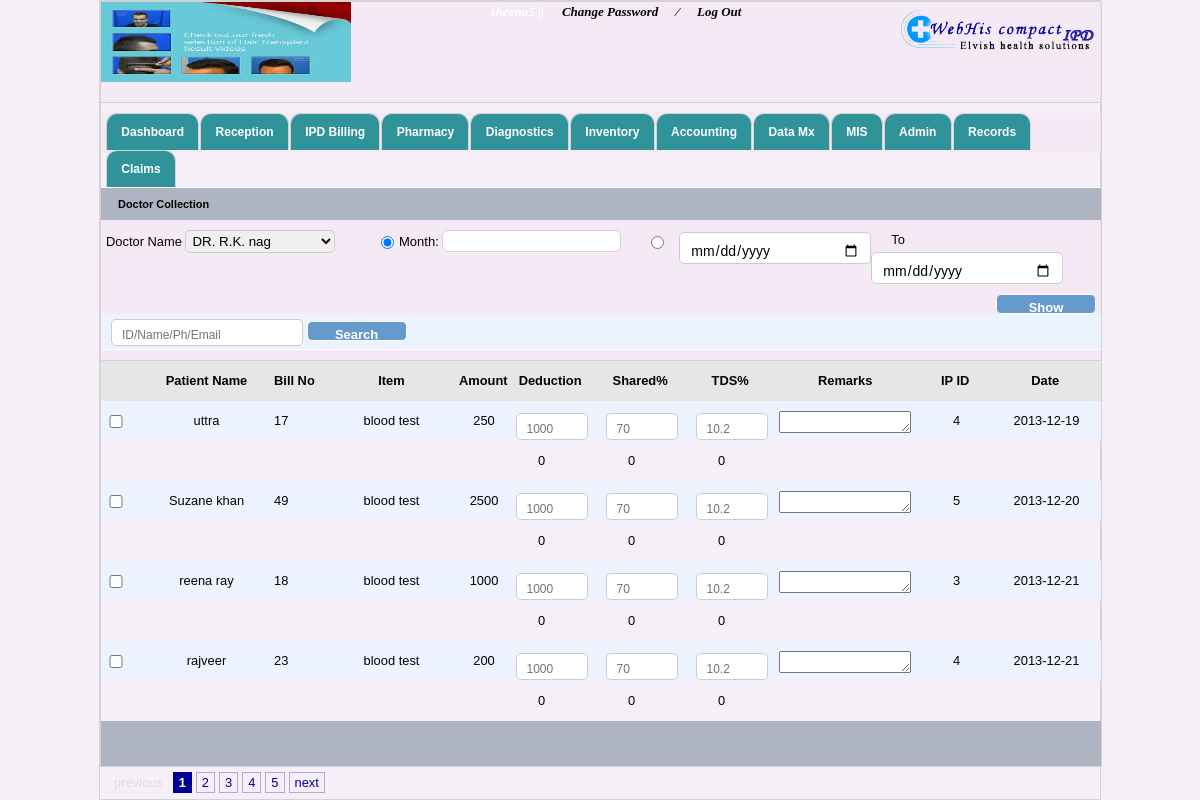
/beneficary-payment_demo.php (signed in), run on the app's committed database.
### tables this page shows
CREATE TABLE IF NOT EXISTS `hospitals_info` (
  `hospital_name` varchar(40) NOT NULL,
  `hospital_add` varchar(40) NOT NULL,
  `hospital_email` varchar(40) NOT NULL,
  `hospital_helpline` int(40) NOT NULL,
  `hospital_fax` int(40) NOT NULL,
  `reception_no` varchar(100) NOT NULL,
  `ambulance_no` varchar(100) NOT NULL,
  `emergency_no` varchar(100) NOT NULL,
  `logo_path` varchar(200) NOT NULL,
  `img_path` varchar(200) NOT NULL
);

CREATE TABLE IF NOT EXISTS `beneficairy_payment` (
  `bp_id` int(11) NOT NULL AUTO_INCREMENT,
  `visit_id` int(11) NOT NULL,
  `patient_name` varchar(100) NOT NULL,
  `bill_id` int(11) NOT NULL,
  `procedure_name` varchar(100) NOT NULL,
  `proc_id` int(11) NOT NULL,
  `doctor_incharge` varchar(100) NOT NULL,
  `amount` bigint(20) NOT NULL,
  `date` date NOT NULL,
  `deduction` double NOT NULL,
  `share` double NOT NULL,
  `tds` double NOT NULL,
  `doc_amount` int(200) NOT NULL,
  `remarks` varchar(100) NOT NULL,
  `check` varchar(12) NOT NULL,
  `verified` varchar(12) NOT NULL,
  PRIMARY KEY (`bp_id`)
);

### beneficary-payment_demo.php (the view, shortened to what this page needs)
<!DOCTYPE html PUBLIC "-//W3C//DTD XHTML 1.0 Transitional//EN" "http://www.w3.org/TR/xhtml1/DTD/xhtml1-transitional.dtd">
<html xmlns="http://www.w3.org/1999/xhtml">
	<head>
	<link rel="stylesheet" type="text/css" href="style_by.css"/>
	<link rel="stylesheet" href="/resources/demos/style.css" />
	<link rel="stylesheet" type="text/css" href="paging/style_by.css"/>
	<link rel="stylesheet" type="text/css" href="paging/tab-code.css" />
	<link rel="stylesheet" href="paging/paging.css" type="text/css" />
	<link rel="stylesheet" href="includeBeneficary/searchStyle.css" type="text/css">
    <link rel="stylesheet" type="text/css" media="screen" href="jquey-ui.css">
  	</head>
<body>
<div id="container">
<?php
include("header.php");
include("menubar.php");
?>
<form method="post" action="">
<div id="opd_bill"><span style="margin-left:7px;">Doctor Collection</span></div>
		<div class="record_feed" style="padding:10px 0px;">
		<div class="f_l">
		<span style="margin-left:5px;">Doctor Name</span>
            <span>
            	<select id="select_size" name="docName">
				<?php $docQuery=mysql_query("select * from  doc_master_table");
	   ?>
                    <?php while($docValues=mysql_fetch_array($docQuery)){?>
                      <option value="<?php echo $docValues['doc_name']; ?>"><?php echo $docValues['doc_name']; ?></option>
                      <?php } ?>
				</select>
            </span>
		</div>
        <div class="r_ht" style=" width:720px;">
        <div class="todate_w f_l">
       	  <input type="radio" name="datecheck" checked="checked" style="margin:6px 5px 0px 0px;" />
        </div>
        <div class="f_l">
				<label for="startDate">Month:</label>
			    <input name="monthDate" id="startDate" class="date-picker" style=" border-radius:6px; height:20px; border:1px solid lightgray;" />
		</div>
        <div class="todate_w f_l" style="margin-left:30px;">
		<input type="radio" name="datecheck" style="margin:6px 15px 0px 0px;" /></div>
        <div class="f_l"><input type="date" name="startDate" /></div>
        <div class="todate_w f_l" style="margin:0px 15px 0px 20px;">To</div>
        <div class="" style="margin-right:5px;">
		<input type="date" name="endDate"/>
		<input type="submit" name="update" value="Show"  class="btn" style="float:right; margin-top:10px;" /></div>
        </div>
        <div class="right_top bg_head" style="border-bottom:1px solid #FFF">
        <span style=" margin-left:0px;"><input type="text" name="name" placeholder="ID/Name/Ph/Email" id="inputString" onKeyUp="lookup(this.value);" onBlur="fill();" /></span>
                <span><input type="submit" name="search" value="Search" class="btn"/></span>
				</form>
       </div>
   </div>
      		<?php
		if(isset($_POST['update'])){
		 $months=$_POST['monthDate'];
	  $docName=$_POST['docName'];
	  $startDate=$_POST['startDate'];
	  $EndDate=$_POST['endDate'];
	  if($_POST['monthDate']&& $_POST['datecheck']){
	    $months=$_POST['monthDate'];
	   $data=explode(" ",$months);
	   $month=$data[0];
	   	 $year=$data[1];
	    $query = "SELECT COUNT(*) as num FROM beneficairy_payment where doctor_incharge='$docName' && YEAR( DATE ) =  '$year'
AND MONTH( DATE ) =  '$month' && `check`=''";
    $total_pages = mysql_fetch_array(mysql_query($query));
    $total_pages = $total_pages['num'];
	$page=$_GET['page'];
    $limit = 4;
    if($page)
        $start = ($page - 1) * $limit;
    else
        $start = 0;
    $query = "SELECT * FROM beneficairy_payment where doctor_incharge='$docName' && YEAR( DATE ) =  '$year'
AND MONTH( DATE ) =  '$month'  && `check`='' ";
    $benQuery = mysql_query($query);
	include("paging/paging_demo.php");
	  }
	 else{
	  $query = "SELECT COUNT(*) as num FROM beneficairy_payment where doctor_incharge='$docName' && date between '$startDate' and '$EndDate'  && `check`=''";
    $total_pages = mysql_fetch_array(mysql_query($query));
    $total_pages = $total_pages['num'];
	$page=$_GET['page'];
    $limit = 4;
    if($page)
        $start = ($page - 1) * $limit;
    else
        $start = 0;
    $query = "SELECT * FROM beneficairy_payment where doctor_incharge='$docName' && date between '$startDate' and '$EndDate'  && `check`='' ";
    $benQuery = mysql_query($query);
	include("paging/paging_demo.php");
	 }
	 }
else if($_POST['search'])
	 {
	 $name=$_POST['name'];
	 $query = "SELECT * FROM beneficairy_payment where patient_name='$name'  && `check`=''";
	 $benQuery = mysql_query($query);
	 }
	 else{
	  $query = "SELECT COUNT(*) as num FROM beneficairy_payment where `check`=''";
    $total_pages = mysql_fetch_array(mysql_query($query));
  $total_pages = $total_pages['num'];
	$page=$_GET['page'];
    $limit = 4;
    if($page)
        $start = ($page - 1) * $limit;
   else
        $start = 0;
   $query = "SELECT * FROM beneficairy_payment where `check`='' LIMIT $start,$limit";
   $benQuery = mysql_query($query);
	 include("paging/paging_demo.php");
	 }
		?>
      <div style=" width:100%;">
      	<div style="background:#E6E6E6;  height:30px; padding-top:10px;">
          <div class="l_ft" style="padding-top:4px; width:38px;">&nbsp;</div>
          		<div class="l_ft bill_width_receive1"><strong>Patient Name</strong></div>
                <div class="l_ft" style="width:50px;"><strong>Bill No</strong></div>
                <div class="l_ft bill_width_receive1"><strong>Item</strong></div>
                 <div class="l_ft"><strong>Amount</strong></div>
                <div class="l_ft be_margin"><strong>Deduction</strong></div>
                <div class="l_ft be_margin"><strong>Shared% </strong></div>
                <div class="l_ft be_margin"><strong>TDS%</strong></div>
                <div class="l_ft bill_width_receive1"><strong>Remarks</strong></div>
                <div class="l_ft be_margin"><strong>IP ID</strong></div>
                <div class="l_ft be_margin"><strong>Date</strong></div>
           </div>
             </div>
           <form method="post" action=""  id="percent" name="percent">
<?php $i=0;
		  while($benValues=mysql_fetch_array($benQuery)){
		  ?>
      <div style="background:url(ccc.png); height:30px; padding-top:10px;">
		<div class="l_ft" style="padding-top:4px; width:38px;"><input type="checkbox" name="chk[]" value="<?php echo $benValues['bp_id'];?>" style="width:30px;" /></div>
			    <div class="l_ft bill_width_receive1"><?php echo $benValues['patient_name']; ?></div>
                <div class="l_ft" style="width:50px;"><?php echo $benValues['bill_id']; ?></div>
                <div class="l_ft bill_width_receive1"><?php echo $benValues['procedure_name']; ?></div>
                <div class="l_ft" style="text-align:center; width:50px;" name="amount_value" id="amount_value"  /><?php echo $benValues['amount']; ?>
                </div>
                <div class="l_ft be_margin"><input type="text" name="deduction" id="deduction_<?php echo $i; ?>" onkeyup="caldeduc(<?php echo $i; ?>,this.value)" placeholder="1000"   style="width:50px;"  /></div>
                <div class="l_ft be_margin"><input type="text" name="shared1" id="shared1_<?php echo $i; ?>" onkeyup="shared(<?php echo $i; ?>,this.value)" placeholder="70" style="width:50px;" /></div>
                <div class="l_ft be_margin"><input type="text" name="tds1" id="tds1_<?php echo $i; ?>" onkeyup="tds(<?php echo $i; ?>,this.value)" placeholder="10.2" style="width:50px;"  /></div>
                <div class="l_ft bill_width_receive1"><textarea name="remarks" style="width:130px; height:20px;"  /></textarea></div>
                <div class="l_ft be_margin"><?php echo $benValues['visit_id']; ?></div>
                <div class="l_ft be_margin"><?php echo $benValues['date']; ?></div>
              <div style=" height:30px; padding-top:10px;">
              	<div class="l_ft" style="width:38px;">&nbsp;</div>
                <div class="l_ft be_margin">&nbsp;</div>
                <div class="l_ft be_margin">&nbsp;</div>
                <div class="l_ft be_margin">&nbsp;</div>
                <div class="l_ft  be_margin">&nbsp;</div>
                <div class="l_ft be_margin" id="fin_ded_s_<?php echo $i; ?>">0</div>
             <div class="l_ft be_margin" id="fin_shar_<?php echo $i; ?>">0</div>
                <div class="l_ft be_margin" id="fin_tds_<?php echo $i; ?>">0</div>
             </div>
             <?php $i++;} ?>
      <div class="fill_data">
        <div id="bil_id" style="width:800px">
          </div>
      </div>
  </form>
 <?php echo $pagination;?>
</body>
</html>

### header.php (shortened to what this page needs)
<!DOCTYPE html PUBLIC "-//W3C//DTD XHTML 1.0 Transitional//EN" "http://www.w3.org/TR/xhtml1/DTD/xhtml1-transitional.dtd">
<html xmlns="http://www.w3.org/1999/xhtml">
<head>
    <link rel="stylesheet" href="includes1/searchStyle.css" type="text/css">
    <link rel="stylesheet" href="includes2/searchStyle.css" type="text/css">
    <link rel="stylesheet" href="includesConsumable/searchStyle.css" type="text/css">
    <link rel="stylesheet" href="includesMedicine/searchStyle.css" type="text/css">
    <link rel="stylesheet" href="includesAd/searchStyle.css" type="text/css">
    <link rel="stylesheet" href="includesCo/searchStyle.css" type="text/css">
	<link rel="stylesheet" href="patient-css.css" type="text/css">
    <link rel="stylesheet" href="includesOt/searchStyle.css" type="text/css">
    <link rel="stylesheet" href="includesIp/searchStyle.css" type="text/css">
    <link rel="stylesheet" href="includesCoP/searchStyle.css" type="text/css">
    <link rel="stylesheet" href="includesVp/searchStyle.css" type="text/css">
    <link rel="stylesheet" href="includesVpP/searchStyle.css" type="text/css">
    <link rel="stylesheet" href="includesD/searchStyle.css" type="text/css">
    <link rel="stylesheet" href="includesDs/searchStyle.css" type="text/css">
    <link rel="stylesheet" href="includesR/searchStyle.css" type="text/css">
    <link rel="stylesheet" href="includesDi/searchStyle.css" type="text/css">
<link rel="stylesheet" type="text/css" href="css/doc.css" />
<link rel="stylesheet" type="text/css" href="css/jquery.timeentry.css" />
<link rel="stylesheet" type="text/css" href="css/jquery.timepicker.css" />
<link rel="stylesheet" type="text/css" href="css/jquey-ui.css" />
<link rel="stylesheet" type="text/css" href="css/login-code.css" />
<link rel="stylesheet" type="text/css" href="css/mainstyle.css" />
<link rel="stylesheet" type="text/css" href="css/style_by.css" />
<link rel="stylesheet" type="text/css" href="css/tabcode.css" />
<link rel="stylesheet" type="text/css" href="css/tab-code.css" />
<link rel="stylesheet" type="text/css" href="css/patient-css.css" />
</head>
<body>
<div id="container">
	<div id="header" style="background:rgba(243, 232, 245, 0.67); width:1000px;">
    	<div id="logo_side">
        	<?php
				$data=mysql_query("select * from hospitals_info");
				$info=mysql_fetch_array($data);
                                echo '<img src="'.$info['logo_path'].'" height="100"/>';
                                ?>
        </div>
        	<div class="welcome" style="width:530px;">
            <span id="sign">
            	<a href="#">Change Password </a>
                <a href="#">&frasl;</a>
                <a href="log_out.php" onclick="disableBackButton()">Log Out</a>
             </span>
            </div>
        <div id="sign_in_up">
             <div id="power_by"><img src="image/logo.png" align="left"/></div>
        </div>
    </div>

### data on the page
hospitals_info: logo_path (picture)
beneficairy_payment: patient_name "uttra", bill "17", procedure_name "blood test", amount "250", visit "4", date "2013-12-19"
beneficairy_payment: patient_name "Suzane khan", bill "49", procedure_name "blood test", amount "2500", visit "5", date "2013-12-20"
beneficairy_payment: patient_name "reena ray", bill "18", procedure_name "blood test", amount "1000", visit "3", date "2013-12-21"
beneficairy_payment: patient_name "rajveer", bill "23", procedure_name "blood test", amount "200", visit "4", date "2013-12-21"

### other printed values
form field docName "DR. R.K. nag"
